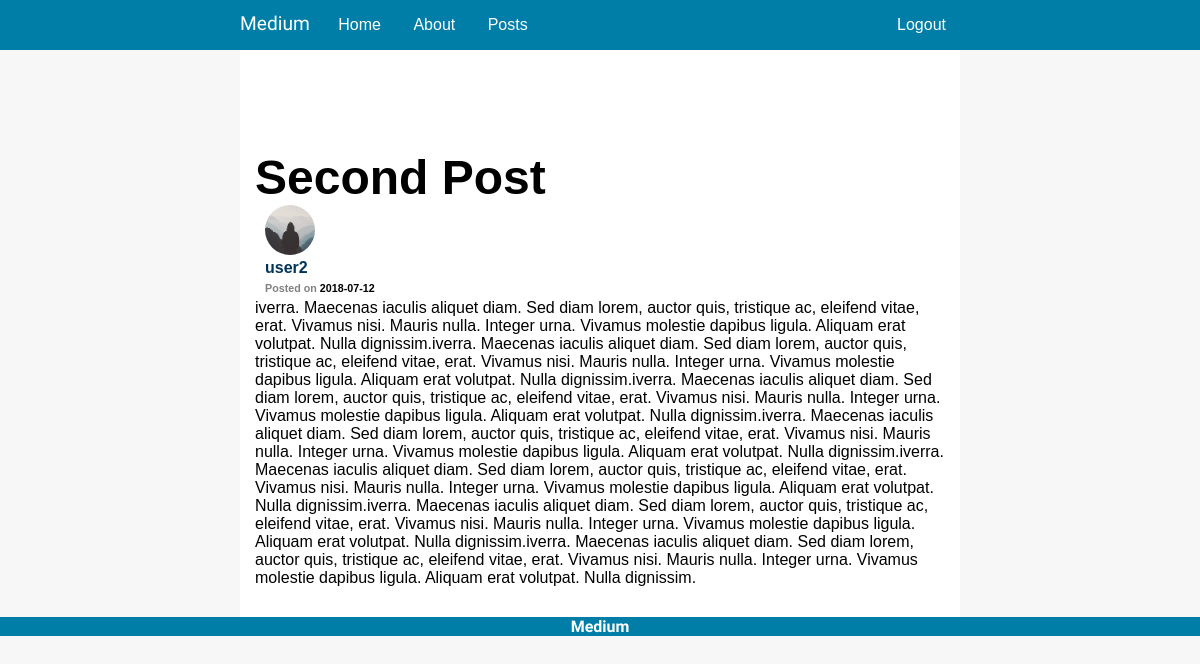
The app's page /post/2 (signed in) with its own data.
### medium/core/models.py (models this page shows, shortened)
class Post(db.Model):
	id = db.Column(db.Integer, primary_key=True)
	title = db.Column(db.String(100), nullable=False)
	date_posted = db.Column(db.DateTime, nullable=False, default=datetime.utcnow)
	content = db.Column(db.Text, nullable=False)
	user_id = db.Column(db.Integer, db.ForeignKey('user.id'), nullable=False)
	comments = db.relationship('Comments', backref='post', lazy=True)

class User(db.Model, UserMixin):
	id = db.Column(db.Integer, primary_key=True)
	username = db.Column(db.String(20), unique=True, nullable=False)
	email = db.Column(db.String(120), unique=True, nullable=False)
	first_name = db.Column(db.String(60), nullable=True)
	last_name = db.Column(db.String(60), nullable=True)
	image_file = db.Column(db.String(20), nullable=False, default='default.jpeg')
	password = db.Column(db.String(60), nullable=False)
	posts = db.relationship('Post', backref='author', lazy=True)
	comments = db.relationship('Comments', backref='author', lazy=True)
	def __repr__(self):
		return "{}".format(self.username)

### medium/core/route.py (the view)
@app.route('/post/<int:post_id>')
@login_required
def post(post_id):
	post = Post.query.get_or_404(post_id)
	return render_template('post.html', post=post)

### medium/core/models.py (called while the page is built)
@login_manager.user_loader
def load_user(user_id):
	return User.query.get(int(user_id))

### medium/templates/post.html
{% extends 'base.html' %}
{% block content %}
	<div class="post-container">
		<h1 class="post-title">{{ post.title }}</h1>
		<div class="flex flex-row flex-align-center">
			<div class="name-date">
				<img class="post-pic post-pic-size" src="{{ url_for('static', filename='media/profile_pics/default.jpg') }}" alt="">
				<h4 class="post-elements"><a class="post-author" href="{{ url_for('profile', user_id=post.author.id) }}">{{ post.author }}</a></h4>
				<h6 class="post-elements"><span>Posted on </span>{{ post.date_posted.strftime('%Y-%m-%d') }}</h6>
			</div>
		</div>
		<p>{{ post.content }}</p>
	</div>
{% endblock content %}

### medium/static/css/masterstyle.css (style rules this page uses)
* { margin: 0; padding: 0; font-family: 'Ubuntu', sans-serif; }
body { background-color: #f7f7f7; }
.post-elements { margin-bottom: 5px; }
.post-pic-size { width: 50px; }
.post-pic { border-radius: 50%; }
.post-author { color: #003459; text-decoration: none; }
.name-date { margin-left: 10px; width: 150px; }
.name-date h6>span { color: grey; }

### medium/static/css/layout.css (style rules this page uses)
.flex { display: flex; }
.flex-row { flex-direction: row; }
.flex-align-center { align-items: center; }

### medium/static/css/post_style.css (style rules this page uses)
.post-container { background-color: white; padding: 100px 15px 30px 15px; }
.post-title { font-size: 3em; }

### records on screen
Post: title "Second Post", date_posted "2018-07-12", content "iverra. Maecenas iaculis aliquet diam. Sed diam lorem, auctor quis, tristique ac, eleifend vitae, erat. Vivamus nisi. Mauris nulla. Integer urna. Vivamus molestie dapibus ligula. Aliquam erat volutpat. Nulla dignissim.iverra. Maecenas iaculis aliquet diam. Sed diam lorem, auctor quis, tristique ac, eleifend vitae, erat. Vivamus nisi. Mauris nulla. Integer urna. Vivamus molestie dapibus ligula. Aliquam erat volutpat. Nulla dignissim.iverra. Maecenas iaculis aliquet diam. Sed diam lorem, auctor quis, tristique ac, eleifend vitae, erat. Vivamus nisi. Mauris nulla. Integer urna. Vivamus molestie dapibus ligula. Aliquam erat volutpat. Nulla dignissim.iverra. Maecenas iaculis aliquet diam. Sed…"
User: author "user2"
